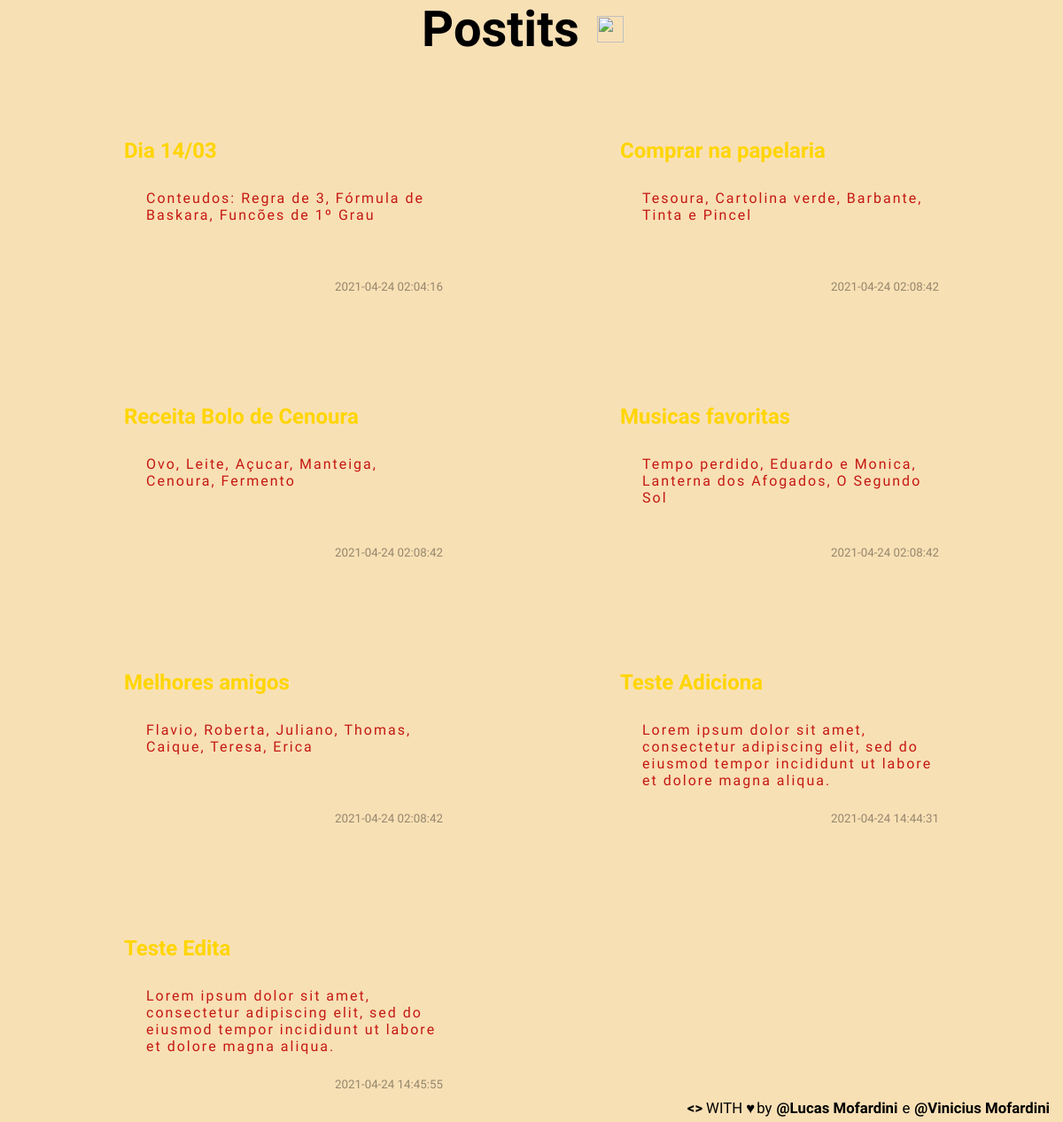
The app's page /, older data.
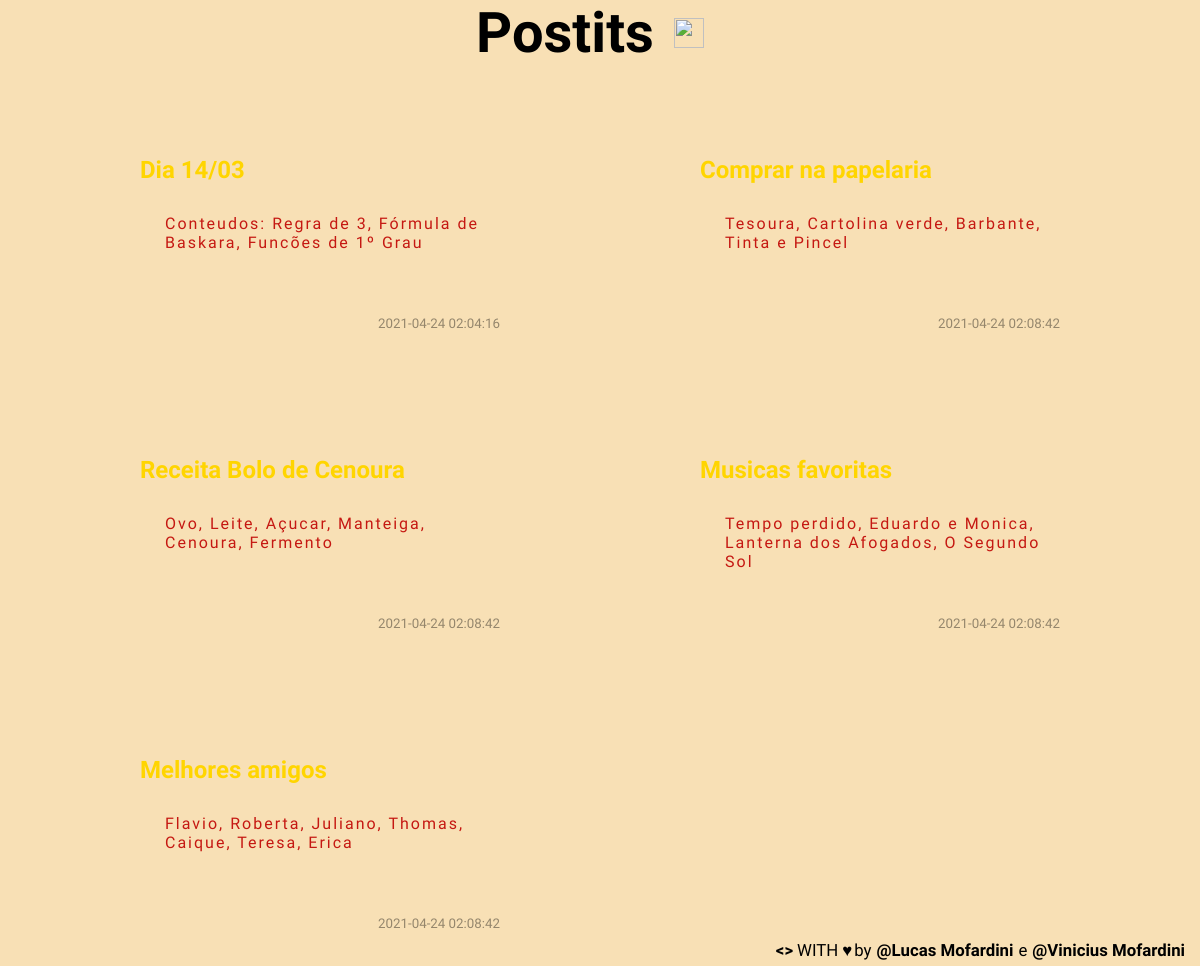
The same page, newer data.
### tables this page shows
CREATE TABLE IF NOT EXISTS `artigo` (
  `id` int(11) NOT NULL AUTO_INCREMENT,
  `titulo` varchar(100) NOT NULL DEFAULT '0',
  `conteudo` varchar(250) NOT NULL DEFAULT '0',
  `horario_publicacao` datetime DEFAULT NULL,
  PRIMARY KEY (`id`)
);

### src/Artigo.php (called while the page is built, shortened)
<?php
 class Artigo{
     private $mysql;
        public function __construct(mysqli $mysql)
        {
            $this->mysql = $mysql;
        }
        public function exibirTodos():array{
           $resultado = $this->mysql->query('SELECT id,titulo, conteudo, horario_publicacao FROM artigo;');
           $artigos = $resultado->fetch_all(MYSQLI_ASSOC);
            return $artigos;
        }
    }
?>

### index.php (the view, shortened to what this page needs)
<?php
require_once 'config.php';
require_once 'src/Artigo.php';
$artigo = new Artigo($mysql);
$artigos = $artigo->exibirTodos();
?>
<!DOCTYPE html>
<html lang="pt-br">
<head>
    <link rel="stylesheet" type="text/css" href="style.css">
</head>
<body>
  <section class="section-main">
        <div class="div-h1">
            <h1>Postits</h1>
            <img src="https://imagensemoldes.com.br/wp-content/uploads/2020/10/Papel-Post-it-PNG-1018x1024.png" alt="">
        </div>
        <div class="container-inserir">
            <div class="container-mais">
            </div>
        </div>
    <div class="container">
        <?php foreach($artigos as $artigo) { ?>
        <div class="container-postit">
            <div class="escrita">
                    <h2>
                        <?php echo $artigo['titulo']; ?>
                    </h2>
                    <p>
                    <?php echo nl2br($artigo['conteudo']); ?>
                    </p>
                    <small>
                        <?php echo $artigo['horario_publicacao']; ?>
                    </small>
            </div>
        </div>
      <?php } ?>
    </div>
</body>
<footer>
    <div class="container-footer">
    <b><></b><span>WITH</span> <b>♥</b> <p>by</p>  <a target="_blank" href="https://github.com/lucasmofardini"> @Lucas Mofardini</a> e <a target="_blank" href="https://github.com/viniciusgrangeiro"> @Vinicius Mofardini </a>
    </div>
</footer>
</html>

Row changes from the older to the newer data that the page shows:
removed artigo: titulo "Teste Adiciona", conteudo "Lorem ipsum dolor sit amet, consectetur adipiscing elit, sed do eiusmod tempor incididunt ut labore et dolore magna aliqua.", horario_publicacao "2021-04-24 14:44:31"
removed artigo: titulo "Teste Edita", conteudo "Lorem ipsum dolor sit amet, consectetur adipiscing elit, sed do eiusmod tempor incididunt ut labore et dolore magna aliqua.", horario_publicacao "2021-04-24 14:45:55"
